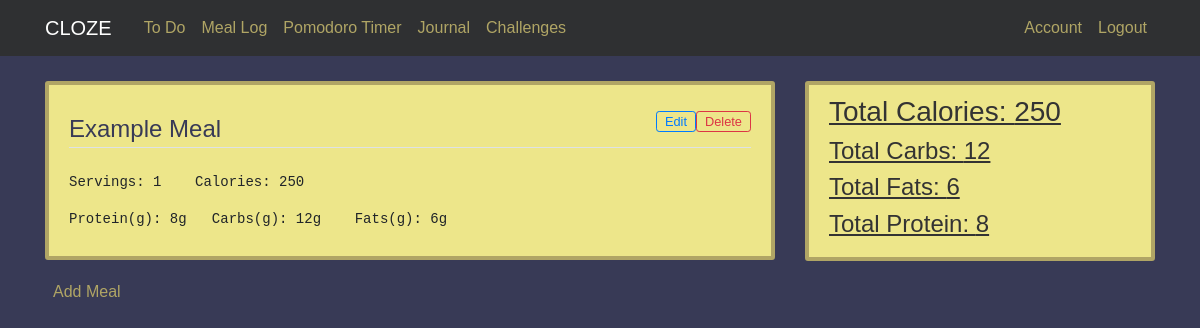
/meal-log (signed in), run on an earlier commit of the app's database.
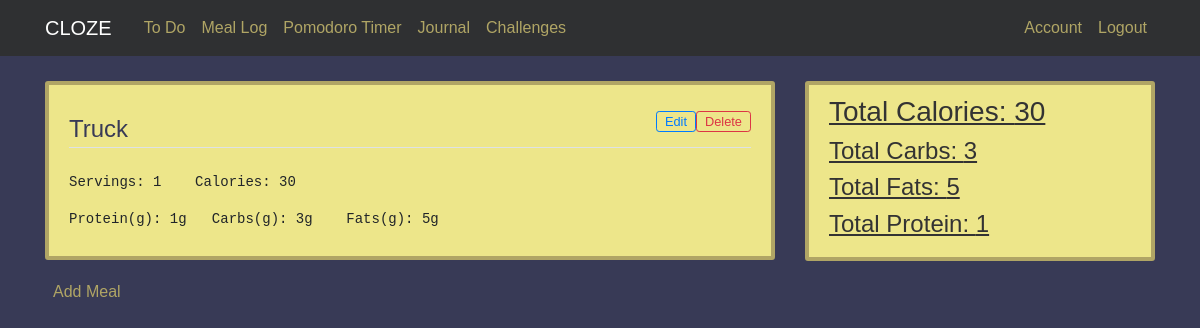
And on a later commit of the database.
### cloze/models.py (models this page shows)
class Meal(db.Model):
    id = db.Column(db.Integer, primary_key=True)
    food = db.Column(db.String(128), index=True, nullable=False)
    servings = db.Column(db.Integer, index=True)
    calories = db.Column(db.Integer, index=True)
    protein = db.Column(db.Integer, index=True)
    carbs = db.Column(db.Integer, index=True)
    fats = db.Column(db.Integer, index=True)
    user_id = db.Column(db.Integer, db.ForeignKey('user.id'), nullable=False)

### cloze/routes.py (the view)
@app.route('/meal-log', methods=['GET'])
@login_required
def mealLog():
    meals = db.session.query(Meal).filter_by(owner=current_user)
    return render_template('mealLog.html', title = 'Meal Log', meals = meals, totCal=getTotals("calories", current_user), totFat=getTotals("fat", current_user), totProtein=getTotals("protein", current_user), totCarbs=getTotals("carbs", current_user))

### cloze/mealLog.py (called while the page is built)
def getTotals(type, owner):
    if(type == "calories"):
        return getTotalCalories(owner)
    if(type == "fat"):
        return getTotalFat(owner)
    if(type == "carbs"):
        return getTotalCarbs(owner)
    if(type == "protein"):
        return getTotalProtein(owner)

def getTotalCalories(owner):
    mealList = db.session.query(Meal).filter_by(owner=owner)
    totalCalories = 0
    for meal in mealList:
        totalCalories += (meal.calories * meal.servings)
    return totalCalories

def getTotalFat(owner):
    mealList = db.session.query(Meal).filter_by(owner=owner)
    totalFat = 0
    for meal in mealList:
        totalFat += (meal.fats * meal.servings)
    return totalFat

def getTotalCarbs(owner):
    mealList = db.session.query(Meal).filter_by(owner=owner)
    totalCarbs = 0
    for meal in mealList:
        totalCarbs += (meal.carbs * meal.servings)
    return totalCarbs

def getTotalProtein(owner):
    mealList = db.session.query(Meal).filter_by(owner=owner)
    totalProtein = 0
    for meal in mealList:
        totalProtein += (meal.protein * meal.servings)
    return totalProtein

### cloze/models.py (called while the page is built)
@login_manager.user_loader
def load_user(userId):
    return User.query.get(int(userId))

### cloze/Templates/mealLog.html
{% extends "layout.html" %}
{% block content %}
<div class="col-md-8">
    <div class="content-section">
    {% for meal in meals %}
        <div class="">
            <form action="{{ url_for('delete_meal', id=meal.id) }}" method="POST" >
                <input align="right" class="btn btn-sm btn-outline-danger py-0" style="float: right; font-size: 0.8em;" type="submit" value="Delete">
            </form>
            <form action="{{ url_for('edit_meal', id=meal.id) }}" method="POST" >
                <input align="right" class="btn btn-sm btn-outline-primary py-0" style="float: right; font-size: 0.8em;" type="submit" value="Edit">
            </form>
            <legend class="border-bottom mb-4 text-navy">{{meal.food}}</legend>
            <p><pre class="tab">Servings: {{meal.servings}}    Calories: {{meal.calories}}</pre></p>
            <p><pre class="tab">Protein(g): {{meal.protein}}g   Carbs(g): {{meal.carbs}}g    Fats(g): {{meal.fats}}g</pre></p>
        </div>
    {% endfor %}
    </div>
    <a class="ml-2" href="{{ url_for('mealLogAdd') }}">Add Meal</a>
</div>
<div class="col-md-4">
    <div style="text-decoration: underline;" class="content-section">
        <h3>Total Calories: {{totCal}}</h3>
        <h4>Total Carbs: {{totCarbs}}</h4>
        <h4>Total Fats: {{totFat}}</h4>
        <h4>Total Protein: {{totProtein}}</h4>
    </div>
</div>
{% endblock content %}

What changed in the data, as far as the page shows it:
changed Meal: food "Example Meal" → "Truck"; calories "250" → "30"; protein "8" → "1"; carbs "12" → "3"; fats "6" → "5"
Also different on the page:
{{ totCal }}: "250" → "30"
{{ totCarbs }}: "12" → "3"
{{ totFat }}: "6" → "5"
{{ totProtein }}: "8" → "1"
